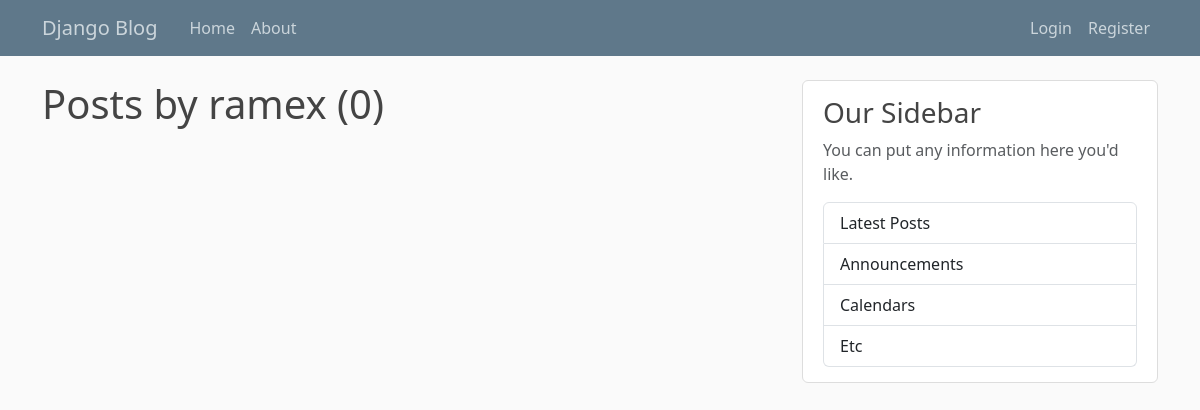
Page /user/ramex on the earlier database version.
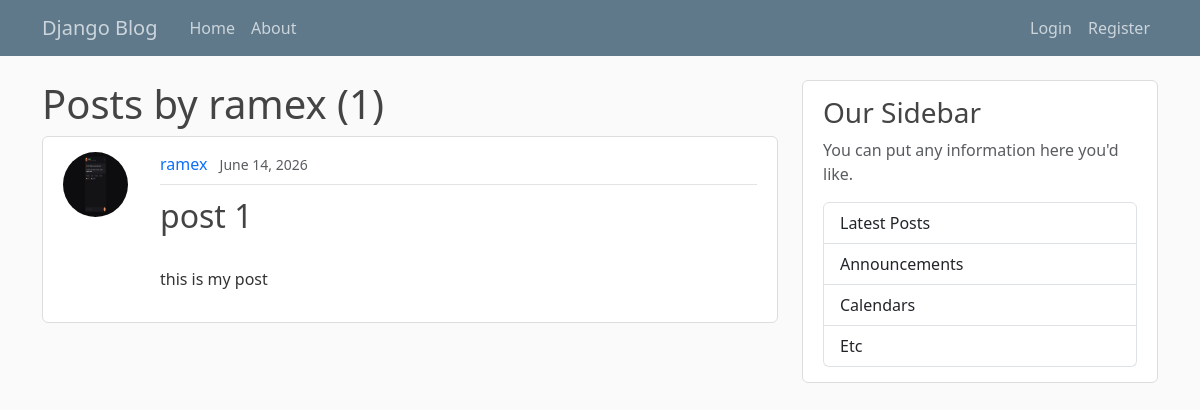
Same page on the later database version.
### posts/models.py (models this page shows, shortened)
class Post(models.Model):
    title = models.CharField(max_length = 100)
    content = models.TextField()
    date_posted = models.DateTimeField(default = timezone.now)
    author = models.ForeignKey(User, on_delete = models.CASCADE)

### users/models.py (models this page shows, shortened)
class Profile(models.Model):
    user = models.OneToOneField(User, on_delete = models.CASCADE)
    image = models.ImageField(default = 'default.jpg', upload_to = 'profile_pics')

### posts/views.py (the view)
# urls.py: path('user/<str:username>', UserPostListView.as_view(), name = 'user-posts'),
class UserPostListView(ListView):
    model = Post
    template_name = 'posts/user_posts.html'
    context_object_name = 'posts'
    paginate_by = 5
    def get_queryset(self):
        user = get_object_or_404(User, username=self.kwargs.get('username'))
        return Post.objects.filter(author=user).order_by('-date_posted')

### posts/templates/posts/post_list.html (shortened to what this page needs)
{% extends "posts/base.html" %}
{% block content %}
    <h1> Posts by {{ view.kwargs.username }} ({{ page_obj.paginator.count }})</h1>
{% for post in posts %}
<article class="content-section mb-4">
    <div class="d-flex">
        <img class="rounded-circle article-img" src="{{ post.author.profile.image.url }}"
            alt="{{ post.author }} avatar">
        <div class="ms-3 w-100">
            <div class="article-metadata">
                <a class="me-2 text-decoration-none" href="{% url 'user-posts' post.author.username %}">
                    {{ post.author }}
                </a>
                <small class="text-muted">
                    {{ post.date_posted|date:"F d, Y" }}
                </small>
            </div>
            <h2>
                <a class="article-title text-decoration-none" href="{% url 'post-detail' post.id %}">
                    {{ post.title }}
                </a>
            </h2>
            <p class="article-content">
                {{ post.content }}
            </p>
        </div>
    </div>
</article>
{% endfor %}
{% endblock content %}

Differences in the rows shown:
added Post: author.profile.image (picture), author "ramex", date_posted "June 14, 2026", title "post 1", content "this is my post"
Other differences:
{{ page_obj.paginator.count }}: "0" → "1"
